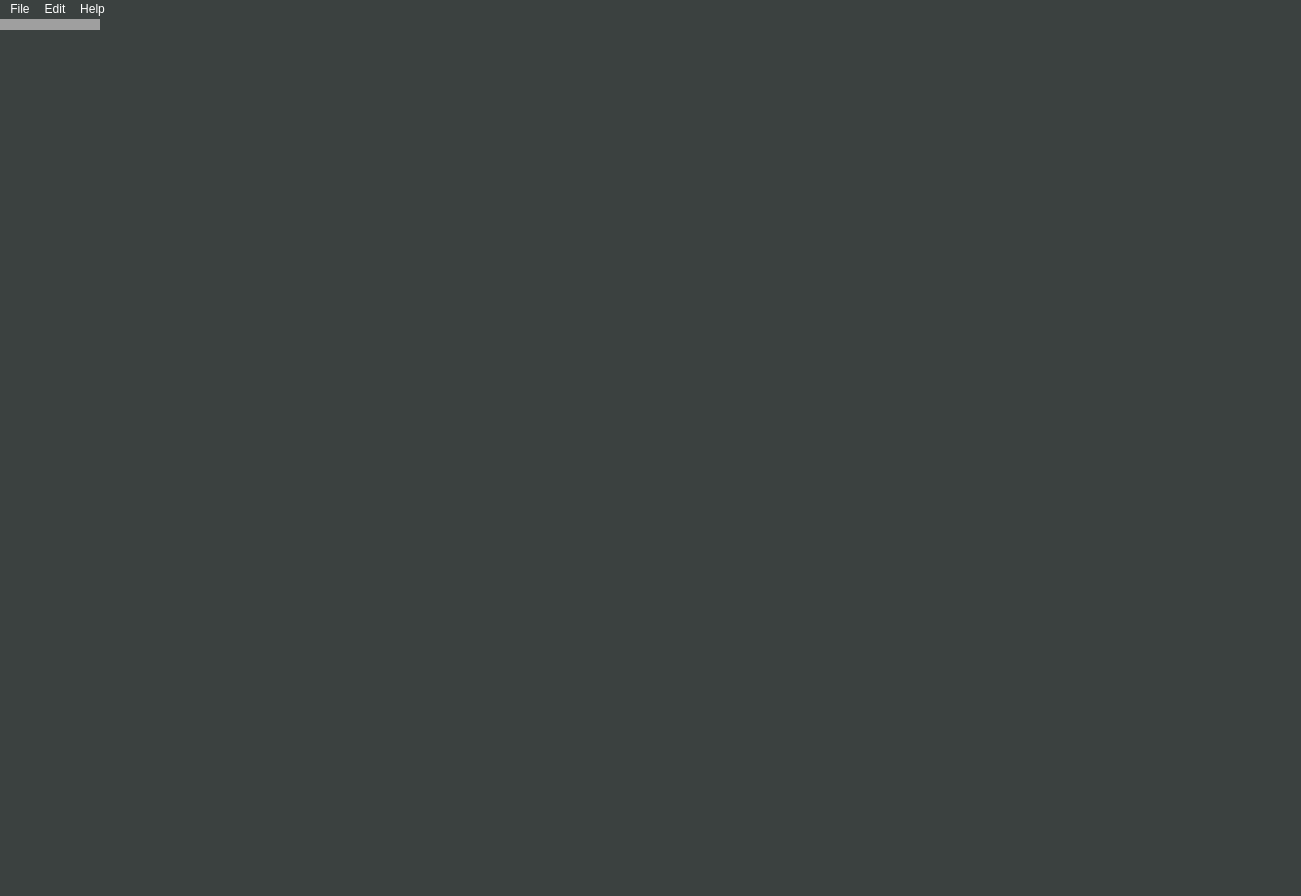
<?xml version="1.0" encoding="UTF-8"?>
<ui version="4.0">
 <author/>
 <comment/>
 <exportmacro/>
 <class>MainWindow</class>
 <widget class="QMainWindow" name="MainWindow">
  <property name="geometry">
   <rect>
    <x>0</x>
    <y>0</y>
    <width>1301</width>
    <height>896</height>
   </rect>
  </property>
  <property name="font">
   <font>
    <family>Cantarell</family>
   </font>
  </property>
  <property name="windowTitle">
   <string>SEGS Origin Editor</string>
  </property>
  <property name="autoFillBackground">
   <bool>false</bool>
  </property>
  <property name="styleSheet">
   <string notr="true">background-color: rgb(59, 65, 64);
color:#fff</string>
  </property>
  <widget class="QMdiArea" name="centralwidget">
  </widget>

  <widget class="QMenuBar" name="menubar">
   <property name="geometry">
    <rect>
     <x>0</x>
     <y>0</y>
     <width>1301</width>
     <height>24</height>
    </rect>
   </property>
   <widget class="QMenu" name="menuFile">
    <property name="title">
     <string>File</string>
    </property>
    <addaction name="actionOpen"/>
    <addaction name="actionSave"/>
    <addaction name="separator"/>
    <addaction name="actionClose"/>
   </widget>
   <widget class="QMenu" name="menuEdit">
    <property name="title">
     <string>Edit</string>
    </property>
    <addaction name="actionUndo"/>
    <addaction name="actionRedo"/>
    <addaction name="separator"/>
    <addaction name="actionCopy"/>
    <addaction name="actionCopy_2"/>
   </widget>
   <widget class="QMenu" name="menuHelp">
    <property name="title">
     <string>Help</string>
    </property>
    <addaction name="actionAbout"/>
    <addaction name="actionLicenses"/>
   </widget>
   <addaction name="menuFile"/>
   <addaction name="menuEdit"/>
   <addaction name="menuHelp"/>
  </widget>
  <widget class="QStatusBar" name="statusbar">
   <property name="autoFillBackground">
    <bool>false</bool>
   </property>
  </widget>
  <action name="actionOpen">
   <property name="text">
    <string>Open</string>
   </property>
  </action>
  <action name="actionSave">
   <property name="text">
    <string>Save</string>
   </property>
  </action>
  <action name="actionClose">
   <property name="text">
    <string>Close</string>
   </property>
  </action>
  <action name="actionUndo">
   <property name="text">
    <string>Undo</string>
   </property>
  </action>
  <action name="actionRedo">
   <property name="text">
    <string>Redo</string>
   </property>
  </action>
  <action name="actionCopy">
   <property name="text">
    <string>Cut</string>
   </property>
  </action>
  <action name="actionCopy_2">
   <property name="text">
    <string>Copy</string>
   </property>
  </action>
  <action name="actionAbout">
   <property name="text">
    <string>About</string>
   </property>
  </action>
  <action name="actionLicenses">
   <property name="text">
    <string>Licenses</string>
   </property>
  </action>
 </widget>
 <pixmapfunction/>
 <connections/>
</ui>
